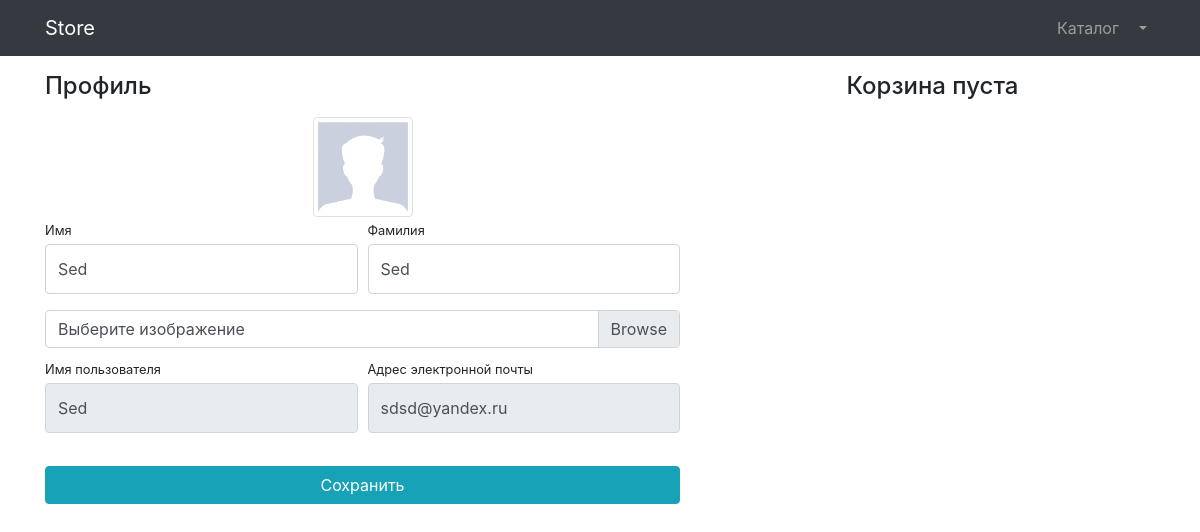
/users/profile/ (signed in), run on an earlier commit of the app's database.
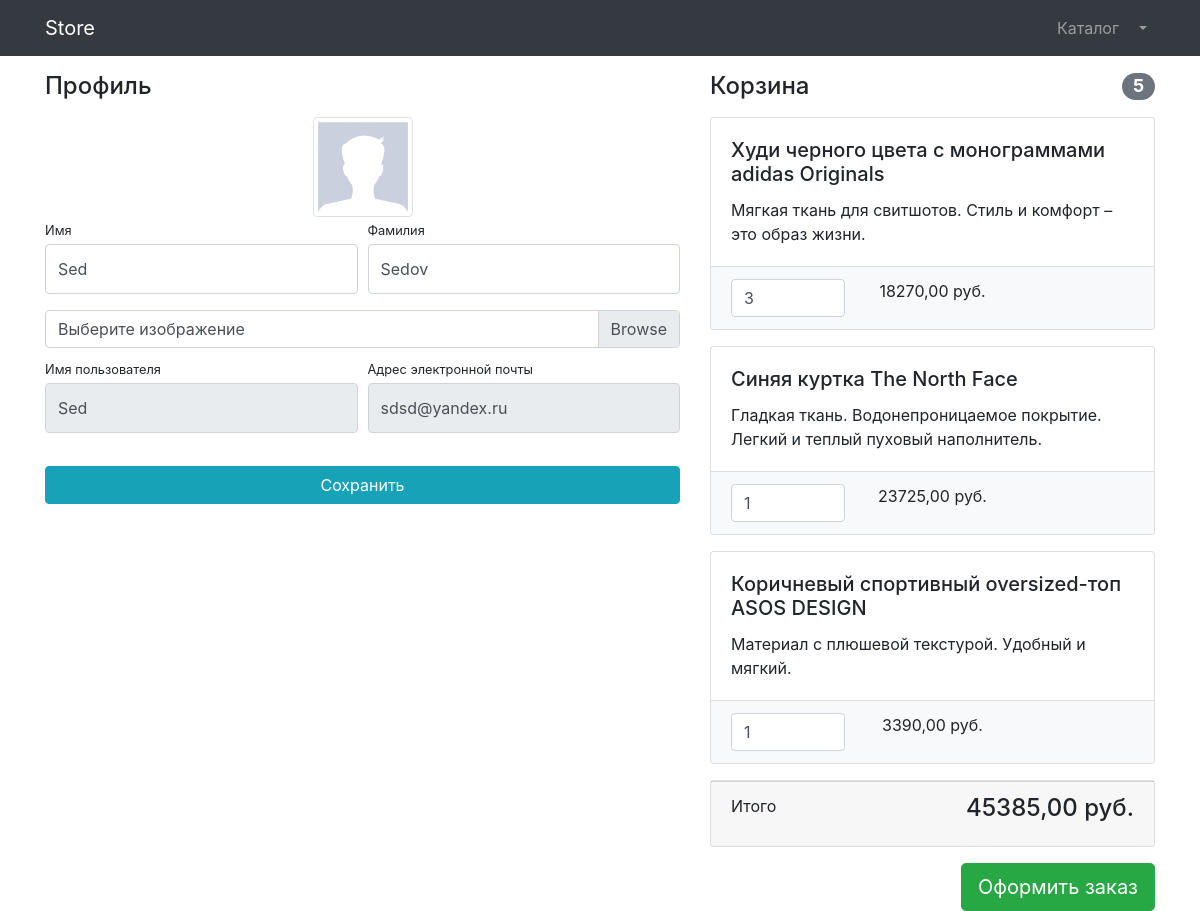
And on a later commit of the database.
### users/models.py (models this page shows, shortened)
class User(AbstractUser):
    image = models.ImageField(upload_to='user_images', null=True, blank=True)

### products/models.py (models this page shows, shortened)
class Basket(models.Model):
    user = models.ForeignKey(to=User, on_delete=models.CASCADE)
    product = models.ForeignKey(Product, on_delete=models.CASCADE)
    quantity = models.PositiveSmallIntegerField(default=0)
    created_timestamp= models.DateTimeField(auto_now_add=True)
    objects = BasketQuerySet.as_manager()
    def sum(self):
        return self.product.price * self.quantity

class Product(models.Model):
    name = models.CharField(max_length=256)
    descriptions = models.TextField()
    price = models.DecimalField(max_digits=8, decimal_places=2)
    quantity = models.PositiveIntegerField(default=0)
    image = models.ImageField(upload_to='products_images')
    category = models.ForeignKey(to=ProductCategory, on_delete=models.CASCADE)
    class Meta:
        verbose_name = 'Продукт'
        verbose_name_plural = 'Продукты'

### users/views.py (the view)
# urls.py: path('profile/',profile,name='profile' ),
@login_required
def profile(request):
    if request.method == 'POST':
        form = UserProfileForm(instance=request.user, data=request.POST, files=request.FILES)
        if form.is_valid():
            form.save()
            messages.success(request, 'Данные успешно изменены')
            return HttpResponseRedirect(reverse('profile'))
        else:
            print(form.errors)
    else:
        form = UserProfileForm(instance=request.user)
    context = {
        'title':'Store - Профиль',
        'form':form,
        'baskets': Basket.objects.filter(user=request.user),
               }
    return render(request, 'users/profile.html',context)

### users/forms.py
class UserProfileForm(UserChangeForm):
    first_name = forms.CharField(widget=forms.TextInput(attrs={
        'class': 'form-control py-4',
    }))
    last_name = forms.CharField(widget=forms.TextInput(attrs={
    'class': 'form-control py-4',
    }))
    image = forms.ImageField(widget=forms.FileInput(attrs={
    'class': 'custom-file-input',
    }), required= False)
    username = forms.CharField(widget=forms.TextInput(attrs={
    'class': 'form-control py-4',
    'readonly':True,
    }))
    email = forms.CharField(widget=forms.EmailInput(attrs={
    'class': 'form-control py-4',
    'readonly':True,
    }))
    class Meta:
        model = User
        fields = ('first_name', 'last_name','image', 'username', 'email')

### products/models.py (called while the page is built)
    def total_sum(self):
        return sum([basket.sum() for basket in self])

    def total_quantity(self):
        return sum([basket.quantity for basket in self])

### users/templates/users/profile.html (shortened to what this page needs)
{% extends 'products/base.html' %}
{% load static %}
{% block css %}
    <link href="{% static 'vendor/css/profile.css' %}" rel="stylesheet">
{% endblock %}
{% block content %}
    <div class="container">
    <div class="row">
        <div class="col-lg-7">
            <h4 class="mt-3 mb-3">Профиль</h4>
            <div class="col-lg-12 text-center">
                <img width="100" height="100"
                     src="{% if user.image %}  {{ user.image.url }} {% else %} {% static 'vendor/img/users/default_avatar.jpg' %} {% endif %} "
                     class="img-thumbnail">
            </div>
            <form action="{% url 'profile' %}" method="post" enctype="multipart/form-data">
                <div class="form-row">
                    <div class="col-lg-6">
                        <div class="form-group">
                            <label class="small mb-1" for="{{form.first_name.id_for_label}}">Имя</label>
                            {{form.first_name}}
                        </div>
                    </div>
                    <div class="col-lg-6">
                        <div class="form-group">
                            <label class="small mb-1" for="{{form.last_name.id_for_label}}">Фамилия</label>
                            {{form.last_name}}
                        </div>
                    </div>
                </div>
                <div class="form-row mb-2">
                    <div class="col-lg-12">
                        <div class="custom-file">
                            <label class="custom-file-label" for="{{form.image.id_for_label}}">
                                Выберите изображение
                            </label>
                        </div>
                    </div>
                </div>
                <div class="form-row">
                    <div class="col-lg-6">
                        <label class="small mb-1" for="{{form.username.id_for_label}}">
                            Имя пользователя
                        </label>
                        {{form.username}}
                    </div>
                    <div class="col-lg-6">
                        <label class="small mb-1" for="{{form.email.id_for_label}}">
                            Адрес электронной почты
                        </label>
                        {{form.email}}
                    </div>
                </div>
                <div class="form-row">
                    <div class="col-lg-12" style="margin-top: 33px;">
                        <input class="btn btn-info btn-block" type="submit" value="Сохранить">
                    </div>
                </div>
            </form>
        </div>
        <div class="col-lg-5">
            {% include 'products/basket.html' %}
        </div>
    </div>
</div>
{% endblock %}

### products/templates/products/basket.html (shortened to what this page needs)
{% if baskets %}
    <h4 class="mt-3 mb-3 d-flex justify-content-between align-items-center mb-3">
                    Корзина <span class="badge badge-secondary badge-pill">{{ baskets.total_quantity }}</span>
                </h4>
    {% for basket in baskets %}
        <div class="card mb-3">
                    <div class="card-body">
                        <h5 class="card-title">{{ basket.product.name }}</h5>
                        <p class="card-text">{{ basket.product.descriptions }}</p>
                    </div>
                    <ul class="list-group list-group-flush">
                        <li class="list-group-item bg-light">
                            <div class="row text-center">
                                <div class="col-lg-4">
                                    <input name="basketID" type="number" class="form-control"
                                           value="{{ basket.quantity }}" min="0">
                                </div>
                                <div class="col-lg-4">{{ basket.sum }} руб.</div>
                                <div class="col-lg-4">
                                </div>
                            </div>
                        </li>
                    </ul>
                </div>
    {% endfor %}
    <div class="card mb-3">
                    <div class="card-footer">
                        <p class="float-left">Итого</p>
                        <h4 class="float-right">{{ baskets.total_sum }} руб.</h4>
                    </div>
                </div>
    <a class="btn btn-success btn-lg float-right" href="../orders/order-create.html">
                    Оформить заказ
                </a>
{% else %}
    <h4 class="mt-3 mb-3 text-center ">
        Корзина пуста
    </h4>
{% endif %}

What changed in the data, as far as the page shows it:
changed User "Sed": last_name "Sed" → "Sedov"
added Basket: total_quantity "5", product.name "Худи черного цвета с монограммами adidas Originals", product.descriptions "Мягкая ткань для свитшотов. Стиль и комфорт – это образ жизни.", basketID "3", sum "18270,00", total_sum "45385,00"
added Basket: product.name "Синяя куртка The North Face", product.descriptions "Гладкая ткань. Водонепроницаемое покрытие. Легкий и теплый пуховый наполнитель.", basketID "1", sum "23725,00"
added Basket: product.name "Коричневый спортивный oversized-топ ASOS DESIGN", product.descriptions "Материал с плюшевой текстурой. Удобный и мягкий.", basketID "1", sum "3390,00"
Also different on the page:
text no longer shown: "Корзина пуста"
text now shown: "Корзина Итого руб. Оформить заказ"
